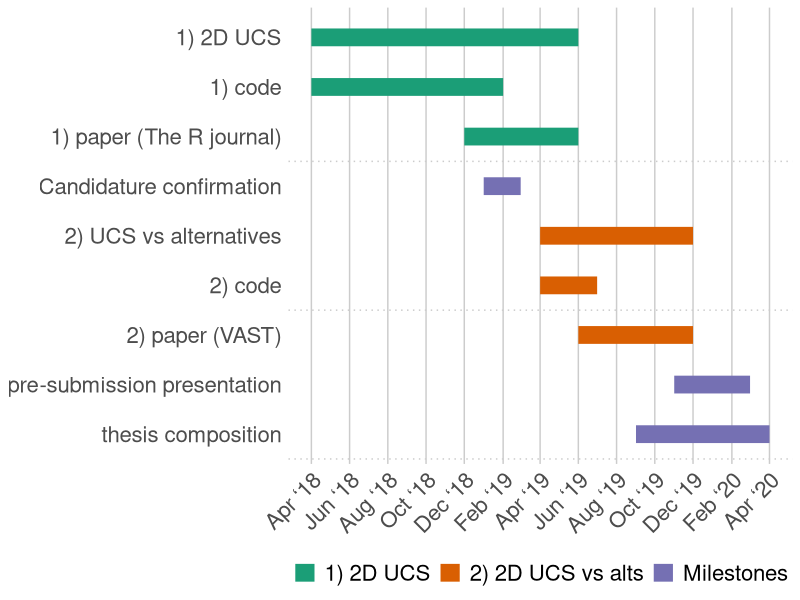

R code for this plot:
#out.extra='angle=90
## working from: https://stats.andrewheiss.com/misc/gantt.html
library(tidyverse)
library(lubridate)
library(scales)
text_size <- 16

tasks <- tribble(
  ~Start,       ~End,         ~Project,     ~Task,
  "2018-04-01", "2019-06-01", "1) 2D UCS",  "1) 2D UCS",
  "2018-04-01", "2019-02-01", "1) 2D UCS",  "1) code",
  "2018-12-01", "2019-06-01", "1) 2D UCS",  "1) paper (The R journal)",
  "2019-01-01", "2019-03-01", "Milestones", "Candidature confirmation",

  "2019-04-01", "2019-12-01", "2) 2D UCS vs alts",  "2) UCS vs alternatives",
  "2019-04-01", "2019-07-01", "2) 2D UCS vs alts",  "2) code",
  "2019-06-01", "2019-12-01", "2) 2D UCS vs alts",  "2) paper (VAST)",
  #"2020-01-01", "2020-03-01", "Milestones", "Mid candidature review",

  "2019-11-01", "2020-03-01", "Milestones", "pre-submission presentation",
  "2019-09-01", "2020-04-01", "Milestones", "thesis composition"
)

# Convert data to long for ggplot
tasks.long <- tasks %>%
  mutate(Start = ymd(Start),
         End = ymd(End)) %>%
  gather(date.type, task.date, -c(Project, Task)) %>%
  #arrange(date.type, task.date) %>%
  mutate(Task = factor(Task, levels=rev(unique(Task)), ordered=T))
# Custom theme for making a clean Gantt chart
theme_gantt <- function(base_size=11) {
  ret <- theme_bw(base_size) %+replace%
    theme(panel.background = element_rect(fill="#ffffff", colour=NA),
          axis.title.x=element_text(vjust=-0.2), axis.title.y=element_text(vjust=1.5),
          title=element_text(vjust=1.2),
          panel.border = element_blank(), axis.line=element_blank(),
          panel.grid.minor=element_blank(),
          panel.grid.major.y = element_blank(),
          panel.grid.major.x = element_line(size=0.5, colour="grey80"),
          axis.ticks=element_blank(),
          legend.position="bottom",
          axis.title=element_text(size=rel(0.8)),
          strip.text=element_text(size=rel(1)),
          strip.background=element_rect(fill="#ffffff", colour=NA),
          panel.spacing.y=unit(1.5, "lines"),
          legend.key = element_blank())

  ret
}

# Calculate where to put the dotted lines that show up every three entries
x.breaks <- seq(length(tasks$Task) + 0.5 - 3, 0, by=-3)

# Build plot
timeline <- ggplot(tasks.long, aes(x=Task, y=task.date, colour=Project)) +
  geom_line(size=6) +
  geom_vline(xintercept=x.breaks, colour="grey80", linetype="dotted") +
  guides(colour=guide_legend(title=NULL)) +
  labs(x=NULL, y=NULL) + coord_flip() +
  scale_y_date(date_breaks="2 months", labels=date_format("%b ‘%y")) +
  theme_gantt() + theme(axis.text.x=element_text(angle=45, hjust=1)) +
  scale_color_brewer(palette = "Dark2") +
  theme(axis.text.x = element_text(size = text_size),
        axis.text.y = element_text(size = text_size),
        legend.text = element_text(size = text_size))

timeline

